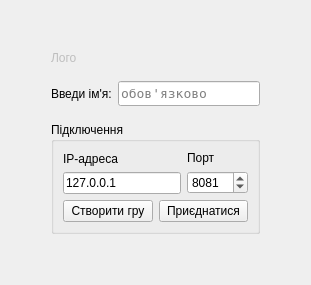
      <widget class="QWidget" name="page_startScreen">
       <layout class="QVBoxLayout" name="verticalLayout_9">
        <item>
         <layout class="QVBoxLayout" name="verticalLayout_8">
          <item>
           <spacer name="verticalSpacer">
            <property name="orientation">
             <enum>Qt::Orientation::Vertical</enum>
            </property>
            <property name="sizeHint" stdset="0">
             <size>
              <width>20</width>
              <height>40</height>
             </size>
            </property>
           </spacer>
          </item>
          <item>
           <layout class="QHBoxLayout" name="horizontalLayout_4">
            <item>
             <spacer name="horizontalSpacer">
              <property name="orientation">
               <enum>Qt::Orientation::Horizontal</enum>
              </property>
              <property name="sizeHint" stdset="0">
               <size>
                <width>40</width>
                <height>20</height>
               </size>
              </property>
             </spacer>
            </item>
            <item>
             <layout class="QVBoxLayout" name="verticalLayout_7">
              <item>
               <widget class="QLabel" name="l_logo">
                <property name="enabled">
                 <bool>false</bool>
                </property>
                <property name="text">
                 <string>Лого</string>
                </property>
               </widget>
              </item>
              <item>
               <layout class="QHBoxLayout" name="horizontalLayout">
                <property name="topMargin">
                 <number>10</number>
                </property>
                <property name="bottomMargin">
                 <number>10</number>
                </property>
                <item>
                 <widget class="QLabel" name="l_nickname">
                  <property name="text">
                   <string>Введи ім'я:</string>
                  </property>
                 </widget>
                </item>
                <item>
                 <widget class="QLineEdit" name="le_nickname">
                  <property name="font">
                   <font>
                    <family>Fixedsys</family>
                    <pointsize>10</pointsize>
                    <italic>false</italic>
                   </font>
                  </property>
                  <property name="styleSheet">
                   <string notr="true"/>
                  </property>
                  <property name="inputMask">
                   <string/>
                  </property>
                  <property name="text">
                   <string/>
                  </property>
                  <property name="maxLength">
                   <number>10</number>
                  </property>
                  <property name="placeholderText">
                   <string>обов'язково</string>
                  </property>
                 </widget>
                </item>
               </layout>
              </item>
              <item>
               <widget class="QGroupBox" name="gb_connection">
                <property name="title">
                 <string>Підключення</string>
                </property>
                <layout class="QVBoxLayout" name="verticalLayout_6">
                 <item>
                  <layout class="QVBoxLayout" name="verticalLayout_5">
                   <item>
                    <layout class="QHBoxLayout" name="horizontalLayout_2">
                     <item>
                      <layout class="QVBoxLayout" name="verticalLayout_3">
                       <item>
                        <widget class="QLabel" name="l_ip">
                         <property name="text">
                          <string>IP-адреса</string>
                         </property>
                        </widget>
                       </item>
                       <item>
                        <widget class="QLineEdit" name="le_ip">
                         <property name="text">
                          <string>127.0.0.1</string>
                         </property>
                        </widget>
                       </item>
                      </layout>
                     </item>
                     <item>
                      <layout class="QVBoxLayout" name="verticalLayout_4">
                       <item>
                        <widget class="QLabel" name="l_port">
                         <property name="text">
                          <string>Порт</string>
                         </property>
                        </widget>
                       </item>
                       <item>
                        <widget class="QSpinBox" name="sb_port">
                         <property name="maximum">
                          <number>65535</number>
                         </property>
                         <property name="value">
                          <number>8081</number>
                         </property>
                        </widget>
                       </item>
                      </layout>
                     </item>
                    </layout>
                   </item>
                   <item>
                    <layout class="QHBoxLayout" name="horizontalLayout_3">
                     <item>
                      <widget class="QPushButton" name="b_hostServer">
                       <property name="enabled">
                        <bool>true</bool>
                       </property>
                       <property name="text">
                        <string>Створити гру</string>
                       </property>
                      </widget>
                     </item>
                     <item>
                      <widget class="QPushButton" name="b_joinServer">
                       <property name="text">
                        <string>Приєднатися</string>
                       </property>
                      </widget>
                     </item>
                    </layout>
                   </item>
                  </layout>
                 </item>
                </layout>
               </widget>
              </item>
             </layout>
            </item>
            <item>
             <spacer name="horizontalSpacer_2">
              <property name="orientation">
               <enum>Qt::Orientation::Horizontal</enum>
              </property>
              <property name="sizeHint" stdset="0">
               <size>
                <width>40</width>
                <height>20</height>
               </size>
              </property>
             </spacer>
            </item>
           </layout>
          </item>
          <item>
           <spacer name="verticalSpacer_2">
            <property name="orientation">
             <enum>Qt::Orientation::Vertical</enum>
            </property>
            <property name="sizeHint" stdset="0">
             <size>
              <width>20</width>
              <height>40</height>
             </size>
            </property>
           </spacer>
          </item>
         </layout>
        </item>
       </layout>
      </widget>
